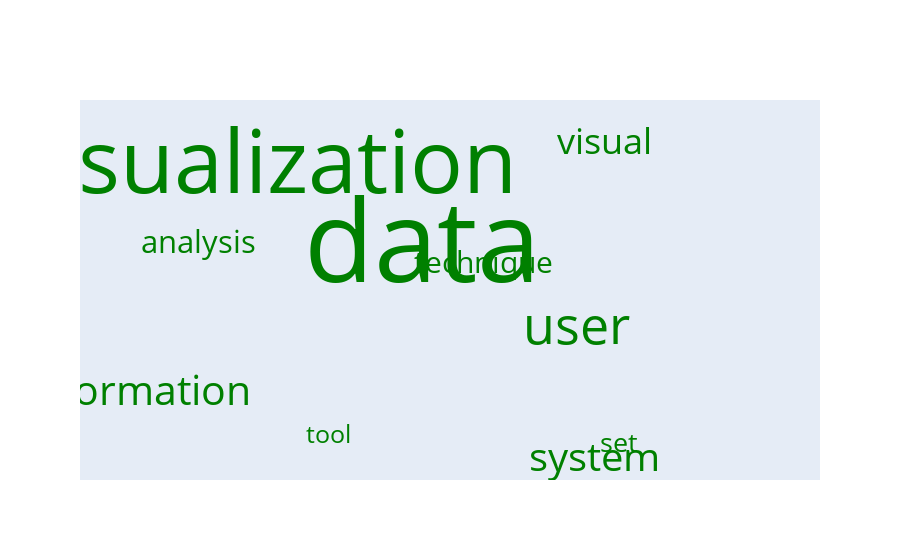

Here is the notebook cell this chart was saved with:
### Code cell
import plotly
import plotly.graph_objs as go
from plotly.offline import plot
import random
data = go.Scatter(x=[random.random() for i in range(30)],
                 y=[random.random() for i in range(30)],
                 mode='text',
                 text=lda.get_top_n_word_probs_for_topic_i(2, 10).Words,
                 marker={'opacity': 0.3},
                 textfont={'size': lda.get_top_n_word_probs_for_topic_i(2, 10).Probabilities * 4000, 
                           'color': lda.get_colors()[2]})
layout = go.Layout({'xaxis': {'showgrid': False, 'showticklabels': False, 'zeroline': False},
                    'yaxis': {'showgrid': False, 'showticklabels': False, 'zeroline': False}})
fig = go.Figure(data=[data], layout=layout)

fig

### Figure 1 — Plotly figure (JSON) as saved in the notebook; plotly's stock layout.template omitted (floating-point values rounded to 4 significant figures)
{"data": [{"marker": {"opacity": 0.3}, "mode": "text", "text": ["tool", "set", "technique", "analysis", "visual", "system", "information", "user", "visualization", "data"], "textfont": {"color": "green", "size": [24.78, 27.22, 29.94, 30.93, 35.77, 39.89, 41.11, 51.84, 87.73, 114.4]}, "type": "scatter", "x": [0.3177, 0.7324, 0.5383, 0.131, 0.7115, 0.6975, 0.04477, 0.6716, 0.2258, 0.4507, 0.1851, 0.2459, 0.4941, 0.9662, 0.6341, 0.1783, 0.8792, 0.1322, 0.1349, 0.5121, 0.7186, 0.2158, 0.1423, 0.5695, 0.919, 0.8853, 0.3411, 0.01528, 0.1682, 0.4716], "y": [0.1158, 0.09249, 0.5796, 0.6344, 0.9068, 0.04906, 0.2281, 0.4006, 0.8367, 0.6138, 0.09869, 0.5276, 0.09736, 0.1345, 0.3912, 0.9776, 0.8787, 0.5861, 0.5964, 0.7043, 0.8356, 0.8627, 0.5461, 0.6494, 0.9153, 0.659, 0.3392, 0.2364, 0.8259, 0.7447]}], "layout": {"xaxis": {"showgrid": false, "showticklabels": false, "zeroline": false}, "yaxis": {"showgrid": false, "showticklabels": false, "zeroline": false}}}
